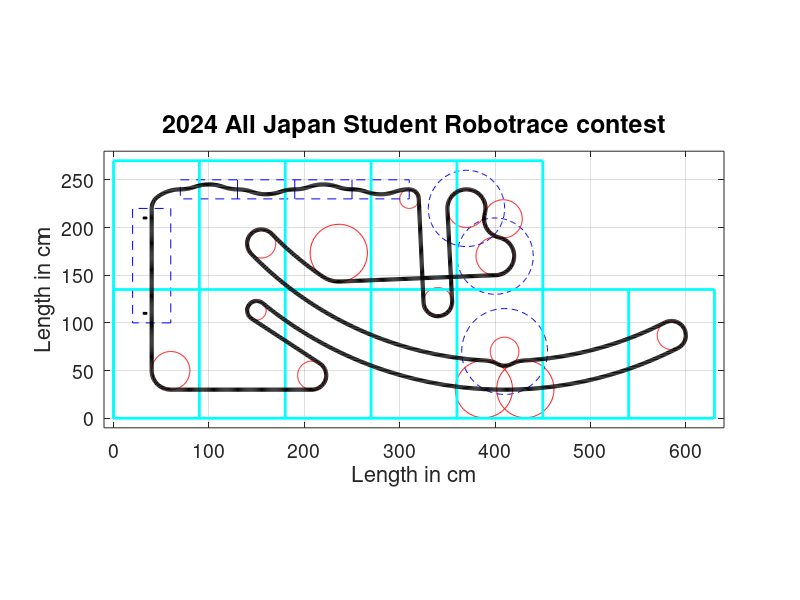

MATLAB code for this plot:
% Data structure
% struct xy, radius, angle: if radius=-1, straight line, otherwise circular
% arc, angle specifies where the point is
% unit: cm, resolution: 1cm
clear;

% Start.x = 40;	Start.y  = 110; Start.r = -1;   Start.ang = 0;
% End.x = 40;   End.y = 210;  End.r = -1; End.ang = 0;

% Start to Point(2), Straight Line
Point(1).x = 40; Point(1).y = 110;   Point(1).r = -1;    
Point(2).x = 60; Point(2).y = 50;   Point(2).r = 20;    
Point(2).ang0 = -pi; Point(2).ang1 = -pi/2;
tempPx0 = Point(1).x;
tempPy0 = Point(1).y;
tempPx1 = Point(2).x+Point(2).r*cos(Point(2).ang0);
tempPy1 = Point(2).y+Point(2).r*sin(Point(2).ang0);
% resolution is 1cm
tPoints = ceil(norm([tempPx0-tempPx1 tempPy0-tempPy1])); 
%Find the length in cm   
xyCourse = [linspace(tempPx0, tempPx1, tPoints)' linspace(tempPy0, tempPy1, tPoints)'];
%Delete last row, the point will be recovered at the next plot 
xyCourse(end,:) = [];	

% Point(2) to Point(3), CCW arc
% resolution is 1cm, total points in theta with radius r would be r*theta,
% and dAngle would be theta/tpoints = theta/ceil(r*theta)
tPoints = ceil(Point(2).r*(Point(2).ang1-Point(2).ang0));
dAngle = (Point(2).ang1-Point(2).ang0)/(tPoints-1); 
angle = (Point(2).ang0):dAngle:Point(2).ang1;
xyCourse = [xyCourse;(Point(2).x+Point(2).r*cos(angle))' (Point(2).y+Point(2).r*sin(angle))'];
xyCourse(end,:) = [];	

% Point(3) to Point(4), Straight Line
Point(3).x = Point(2).x+Point(2).r*cos(Point(2).ang1);
Point(3).y = Point(2).y+Point(2).r*sin(Point(2).ang1);
Point(3).r = -1;
Point(4).x = 208; Point(4).y = 45;   Point(4).r = 15;    Point(4).ang0 = Point(2).ang1;
tempPx0 = Point(3).x;
tempPy0 = Point(3).y;
tempPx1 = Point(4).x+Point(4).r*cos(Point(4).ang0);
tempPy1 = Point(4).y+Point(4).r*sin(Point(4).ang0);
% resolution is 1cm
tPoints = ceil(norm([tempPx0-tempPx1 tempPy0-tempPy1])); 
xyCourse = [xyCourse;linspace(tempPx0, tempPx1, tPoints)' linspace(tempPy0, tempPy1, tPoints)'];
xyCourse(end,:) = [];	

% Point(4) to Point(5), CCW arc
Point(6).x = 150; Point(6).y = 113;   Point(6).r = 10;  
tempAng1 = atan2(Point(6).y-Point(4).y, Point(6).x-Point(4).x);
tempAng2 = asin((Point(6).r+Point(4).r)/norm([Point(6).x-Point(4).x Point(6).y-Point(4).y]));
tempAng = tempAng1+tempAng2-pi/2;
Point(4).ang1 = tempAng;
tPoints = ceil(Point(4).r*(Point(4).ang1-Point(4).ang0));
dAngle = (Point(4).ang1-Point(4).ang0)/(tPoints-1); 
angle = (Point(4).ang0):dAngle:Point(4).ang1;
xyCourse = [xyCourse;(Point(4).x+Point(4).r*cos(angle))' (Point(4).y+Point(4).r*sin(angle))'];
xyCourse(end,:) = [];	

% Point(5) to Point(6), Straight Line
Point(5).x = Point(4).x+Point(4).r*cos(Point(4).ang1);
Point(5).y = Point(4).y+Point(4).r*sin(Point(4).ang1);
Point(5).r = -1;
Point(6).ang0 = Point(4).ang1-pi;
tempPx0 = Point(5).x;
tempPy0 = Point(5).y;
tempPx1 = Point(6).x+Point(6).r*cos(Point(6).ang0);
tempPy1 = Point(6).y+Point(6).r*sin(Point(6).ang0);
% resolution is 1cm
tPoints = ceil(norm([tempPx0-tempPx1 tempPy0-tempPy1])); 
xyCourse = [xyCourse;linspace(tempPx0, tempPx1, tPoints)' linspace(tempPy0, tempPy1, tPoints)'];
xyCourse(end,:) = [];	

% Point(6) to Point(7), CW arc
Point(7).x = 410; Point(7).y = 430;   Point(7).r = 400; 
tempAng1 = atan2(Point(7).y-Point(6).y, Point(7).x-Point(6).x);
Point(6).ang1 = tempAng1-2*pi;
Point(7).ang0 = tempAng1-pi;
tPoints = ceil(Point(6).r*(Point(6).ang0-Point(6).ang1));
dAngle = (Point(6).ang1-Point(6).ang0)/(tPoints-1); 
angle = (Point(6).ang0):dAngle:Point(6).ang1;
xyCourse = [xyCourse;(Point(6).x+Point(6).r*cos(angle))' (Point(6).y+Point(6).r*sin(angle))'];
xyCourse(end,:) = [];	

% Point(7) to Point(8), CCW arc, 
Point(8).x = 585; Point(8).y = 87;   Point(8).r = 15;    
tempAng1 = atan2(Point(8).y-Point(7).y, Point(8).x-Point(7).x);
Point(7).ang1 = tempAng1;
Point(8).ang0 = tempAng1;
Point(8).ang1 = tempAng1+pi;
tPoints = ceil(Point(7).r*(Point(7).ang1-Point(7).ang0));
dAngle = (Point(7).ang1-Point(7).ang0)/(tPoints-1); 
angle = (Point(7).ang0):dAngle:Point(7).ang1;
xyCourse = [xyCourse;(Point(7).x+Point(7).r*cos(angle))' (Point(7).y+Point(7).r*sin(angle))'];
xyCourse(end,:) = [];	

% Point(8) to Point(9), CCW arc
tPoints = ceil(Point(8).r*(Point(8).ang1-Point(8).ang0));
dAngle = (Point(8).ang1-Point(8).ang0)/(tPoints-1); 
angle = (Point(8).ang0):dAngle:Point(8).ang1;
xyCourse = [xyCourse;(Point(8).x+Point(8).r*cos(angle))' (Point(8).y+Point(8).r*sin(angle))'];
xyCourse(end,:) = [];	

% Point(9) to Point(10), CW arc
Point(9).x  = 410; Point(9).y  = 430;  Point(9).r  = 370;   
Point(9).ang0 = Point(8).ang1-pi;
A = acos((400^2+360^2-45^2)/2/400/360);
tempX = 410+400*sin(A); tempY = 430-400*cos(A);
Point(10).x = tempX; Point(10).y = tempY;   
Point(10).r = 30;   
tempAng1 = atan2(Point(9).y-tempY, Point(9).x-tempX);
Point(10).ang0 = tempAng1;
Point(9).ang1 = tempAng1-pi;
tPoints = ceil(Point(9).r*(Point(9).ang0-Point(9).ang1));
dAngle = (Point(9).ang1-Point(9).ang0)/(tPoints-1); 
angle = (Point(9).ang0):dAngle:Point(9).ang1;
xyCourse = [xyCourse;(Point(9).x+Point(9).r*cos(angle))' (Point(9).y+Point(9).r*sin(angle))'];
xyCourse(end,:) = [];	

% Point(10) to Point(11), CCW arc
Point(11).x = 410; Point(11).y = 70;   Point(11).r = 15;  
tempAng1 = atan2(Point(11).y-Point(10).y, Point(11).x-Point(10).x);
Point(10).ang1 = tempAng1;
Point(11).ang0 = tempAng1-pi;
tPoints = ceil(Point(10).r*(Point(10).ang1-Point(10).ang0));
dAngle = (Point(10).ang1-Point(10).ang0)/(tPoints-1); 
angle = (Point(10).ang0):dAngle:Point(10).ang1;
xyCourse = [xyCourse;(Point(10).x+Point(10).r*cos(angle))' (Point(10).y+Point(10).r*sin(angle))'];
xyCourse(end,:) = [];	

% Point(11) to Point(12), CW arc
Point(12).x = 410-(Point(10).x-410); Point(12).y = Point(10).y;   Point(12).r = 30;   
tempAng1 = atan2(Point(12).y-Point(11).y, Point(12).x-Point(11).x);
Point(11).ang1 = tempAng1;
Point(12).ang0 = tempAng1+pi;
tPoints = ceil(Point(11).r*(Point(11).ang0-Point(11).ang1));
dAngle = (Point(11).ang1-Point(11).ang0)/(tPoints-1); 
angle = (Point(11).ang0):dAngle:Point(11).ang1;
xyCourse = [xyCourse;(Point(11).x+Point(11).r*cos(angle))' (Point(11).y+Point(11).r*sin(angle))'];
xyCourse(end,:) = [];	

% Point(12) to Point(13), CCW arc
Point(13).x = 410; Point(13).y = 430;   Point(13).r = 370;   
tempAng1 = atan2(Point(13).y-Point(12).y, Point(13).x-Point(12).x);
Point(12).ang1 = tempAng1;
Point(13).ang0 = tempAng1-pi;
tPoints = ceil(Point(12).r*(Point(12).ang1-Point(12).ang0));
dAngle = (Point(12).ang1-Point(12).ang0)/(tPoints-1); 
angle = (Point(12).ang0):dAngle:Point(12).ang1;
xyCourse = [xyCourse;(Point(12).x+Point(12).r*cos(angle))' (Point(12).y+Point(12).r*sin(angle))'];
xyCourse(end,:) = [];	

% Point(13) to Point(14), CW arc
Point(14).x = 155; Point(14).y = 183;   Point(14).r = 15;   
tempAng1 = atan2(Point(14).y-Point(13).y, Point(14).x-Point(13).x);
Point(13).ang1 = tempAng1;
Point(14).ang0 = tempAng1;
tPoints = ceil(Point(13).r*(Point(13).ang0-Point(13).ang1));
dAngle = (Point(13).ang1-Point(13).ang0)/(tPoints-1); 
angle = (Point(13).ang0):dAngle:Point(13).ang1;
xyCourse = [xyCourse;(Point(13).x+Point(13).r*cos(angle))' (Point(13).y+Point(13).r*sin(angle))'];
xyCourse(end,:) = [];	

% Point(14) to Point(15), CW arc
Point(15).x = 410; Point(15).y = 430;   Point(15).r = 340;   
tempAng1 = atan2(Point(15).y-Point(14).y, Point(15).x-Point(14).x);
Point(14).ang1 = tempAng1-2*pi;
Point(15).ang0 = tempAng1-pi;
tPoints = ceil(Point(14).r*(Point(14).ang0-Point(14).ang1));
dAngle = (Point(14).ang1-Point(14).ang0)/(tPoints-1); 
angle = (Point(14).ang0):dAngle:Point(14).ang1;
xyCourse = [xyCourse;(Point(14).x+Point(14).r*cos(angle))' (Point(14).y+Point(14).r*sin(angle))'];
xyCourse(end,:) = [];	

% Point(15) to Point(16), CCW arc
tempAng1 = atan2(120-Point(15).y, 200-Point(15).x);
Point(16).ang0 = tempAng1;   Point(16).r = 30;
Point(15).ang1 = tempAng1;
Point(16).x = 410+310*cos(tempAng1); 
Point(16).y = 430+310*sin(tempAng1);
tPoints = ceil(Point(15).r*(Point(15).ang1-Point(15).ang0));
dAngle = (Point(15).ang1-Point(15).ang0)/(tPoints-1); 
angle = (Point(15).ang0):dAngle:Point(15).ang1;
xyCourse = [xyCourse;(Point(15).x+Point(15).r*cos(angle))' (Point(15).y+Point(15).r*sin(angle))'];
xyCourse(end,:) = [];	

% Point(16) to Point(17), CCW arc
Point(18).x = 400; Point(18).y = 170;   Point(18).r = 20; 
tempDis1 = norm([Point(18).x-Point(16).x Point(18).y-Point(16).y]);
tempAng1 = atan2(Point(18).y-Point(16).y, Point(18).x-Point(16).x);
tempAng2 = -acos((Point(16).r-Point(18).r)/tempDis1)+tempAng1;
Point(18).ang0 = tempAng2;
Point(16).ang1 = tempAng2;
tPoints = ceil(Point(16).r*(Point(16).ang1-Point(16).ang0));
dAngle = (Point(16).ang1-Point(16).ang0)/(tPoints-1); 
angle = (Point(16).ang0):dAngle:Point(16).ang1;
xyCourse = [xyCourse;(Point(16).x+Point(16).r*cos(angle))' (Point(16).y+Point(16).r*sin(angle))'];
xyCourse(end,:) = [];	

% Point(17) to Point(18), Straight Line
Point(17).x = Point(16).x+Point(16).r*cos(Point(16).ang1); 
Point(17).y = Point(16).y+Point(16).r*sin(Point(16).ang1);   Point(17).r = -1; 
tempPx0 = Point(17).x;
tempPy0 = Point(17).y;
tempPx1 = Point(18).x+Point(18).r*cos(Point(18).ang0);
tempPy1 = Point(18).y+Point(18).r*sin(Point(18).ang0);
% resolution is 1cm
tPoints = ceil(norm([tempPx0-tempPx1 tempPy0-tempPy1])); 
xyCourse = [xyCourse;linspace(tempPx0, tempPx1, tPoints)' linspace(tempPy0, tempPy1, tPoints)'];
xyCourse(end,:) = [];	

% Point(18) to Point(19), CCW arc
Point(20).x = 370; Point(20).y = 220;   Point(20).r = 20; 
tempAng1 = atan2(Point(20).y-Point(18).y, Point(20).x-Point(18).x);
tempDis1 = norm([Point(18).x-Point(20).x Point(18).y-Point(20).y]);
A = (pi-acos((40^2+40^2-tempDis1^2)/2/40/40))/2;
Point(19).r = 20;   Point(19).ang0 = tempAng1-A-pi;
Point(18).ang1 = Point(19).ang0+pi;
Point(19).x = Point(18).x+40*cos(Point(18).ang1);
Point(19).y = Point(18).y+40*sin(Point(18).ang1);
tPoints = ceil(Point(18).r*(Point(18).ang1-Point(18).ang0));
dAngle = (Point(18).ang1-Point(18).ang0)/(tPoints-1); 
angle = (Point(18).ang0):dAngle:Point(18).ang1;
xyCourse = [xyCourse;(Point(18).x+Point(18).r*cos(angle))' (Point(18).y+Point(18).r*sin(angle))'];
xyCourse(end,:) = [];	

% Point(19) to Point(20), CW arc
tempAng1 = atan2(Point(18).y-Point(20).y, Point(18).x-Point(20).x)+pi/4;
Point(20).ang0 = tempAng1;
Point(19).ang1 = tempAng1-pi;
tPoints = ceil(Point(19).r*(Point(19).ang0-Point(19).ang1));
dAngle = (Point(19).ang1-Point(19).ang0)/(tPoints-1); 
angle = (Point(19).ang0):dAngle:Point(19).ang1;
xyCourse = [xyCourse;(Point(19).x+Point(19).r*cos(angle))' (Point(19).y+Point(19).r*sin(angle))'];
xyCourse(end,:) = [];	

% Point(20) to Point(21), CCW arc
Point(22).x = 340; Point(22).y = 122;   Point(22).r = 15;
tempAng1 = atan2(Point(22).y-Point(20).y, Point(22).x-Point(20).x)+2*pi;
tempDis1 = norm([Point(22).x-Point(20).x Point(22).y-Point(20).y]);
tempAng2 = tempAng1 - acos((Point(22).r+Point(20).r)/tempDis1);
Point(20).ang1 = tempAng2;
Point(21).x = Point(20).x+Point(20).r*cos(Point(20).ang1); 
Point(21).y = Point(20).y+Point(20).r*sin(Point(20).ang1);   Point(21).r = -1;
Point(22).ang0 = tempAng2-pi;
tPoints = ceil(Point(20).r*(Point(20).ang1-Point(20).ang0));
dAngle = (Point(20).ang1-Point(20).ang0)/(tPoints-1); 
angle = (Point(20).ang0):dAngle:Point(20).ang1;
xyCourse = [xyCourse;(Point(20).x+Point(20).r*cos(angle))' (Point(20).y+Point(20).r*sin(angle))'];
xyCourse(end,:) = [];	

% Point(21) to Point(22), Straight line
tempPx0 = Point(21).x;
tempPy0 = Point(21).y;
tempPx1 = Point(22).x+Point(22).r*cos(Point(22).ang0);
tempPy1 = Point(22).y+Point(22).r*sin(Point(22).ang0);
% resolution is 1cm
tPoints = ceil(norm([tempPx0-tempPx1 tempPy0-tempPy1])); 
xyCourse = [xyCourse;linspace(tempPx0, tempPx1, tPoints)' linspace(tempPy0, tempPy1, tPoints)'];
xyCourse(end,:) = [];	

% Point(22) to Point(23), CW arc
Point(22).ang1 = Point(22).ang0-pi;
Point(23).x = Point(22).x+Point(22).r*cos(Point(22).ang1);
Point(23).y = Point(22).y+Point(22).r*sin(Point(22).ang1);   Point(23).r = -1;
tPoints = ceil(Point(22).r*(Point(22).ang0-Point(22).ang1));
dAngle = (Point(22).ang1-Point(22).ang0)/(tPoints-1); 
angle = (Point(22).ang0):dAngle:Point(22).ang1;
xyCourse = [xyCourse;(Point(22).x+Point(22).r*cos(angle))' (Point(22).y+Point(22).r*sin(angle))'];
xyCourse(end,:) = [];	

% Point(23) to Point(24), Straight line
Point(24).x = 310; Point(24).y = 230; Point(24).r = 10; Point(24).ang0 = Point(22).ang0;
tempPx0 = Point(23).x;
tempPy0 = Point(23).y;
tempPx1 = Point(24).x+Point(24).r*cos(Point(24).ang0);
tempPy1 = Point(24).y+Point(24).r*sin(Point(24).ang0);
% resolution is 1cm
tPoints = ceil(norm([tempPx0-tempPx1 tempPy0-tempPy1])); 
xyCourse = [xyCourse;linspace(tempPx0, tempPx1, tPoints)' linspace(tempPy0, tempPy1, tPoints)'];
xyCourse(end,:) = [];	

% Point(24) to Point(25), CCW arc
Point(25).x = 310; Point(25).y = 230-35; Point(25).r = 45; 
Point(25).ang0 = pi/2; Point(24).ang1 = Point(25).ang0;
tPoints = ceil(Point(24).r*(Point(24).ang1-Point(24).ang0));
dAngle = (Point(24).ang1-Point(24).ang0)/(tPoints-1); 
angle = (Point(24).ang0):dAngle:Point(24).ang1;
xyCourse = [xyCourse;(Point(24).x+Point(24).r*cos(angle))' (Point(24).y+Point(24).r*sin(angle))'];
xyCourse(end,:) = [];	

% Point(25) to Point(26), CCW arc
rsinAng = (Point(25).x-250)/4;
tempAng1 = asin(rsinAng/Point(25).r);
Point(25).ang1 = tempAng1+pi/2;
Point(26).x = Point(25).x + 2*Point(25).r*cos(Point(25).ang1); 
Point(26).y = Point(25).y + 2*Point(25).r*sin(Point(25).ang1); 
Point(26).r = 45; Point(26).ang0 = tempAng1+pi/2-pi;
tPoints = ceil(Point(25).r*(Point(25).ang1-Point(25).ang0));
dAngle = (Point(25).ang1-Point(25).ang0)/(tPoints-1); 
angle = (Point(25).ang0):dAngle:Point(25).ang1;
xyCourse = [xyCourse;(Point(25).x+Point(25).r*cos(angle))' (Point(25).y+Point(25).r*sin(angle))'];
xyCourse(end,:) = [];	

% Point(26) to Point(27), CW arc
rsinAng = (Point(25).x-250)/4;
tempAng1 = asin(rsinAng/Point(25).r);
Point(27).ang0 = Point(26).ang0 - 2*tempAng1 + pi;
Point(26).ang1 = Point(27).ang0-pi;
Point(27).x = Point(26).x + 2*Point(26).r*cos(Point(26).ang1); 
Point(27).y = Point(26).y + 2*Point(26).r*sin(Point(26).ang1); 
Point(27).r = 45; 
tPoints = ceil(Point(26).r*(Point(26).ang0-Point(26).ang1));
dAngle = (Point(26).ang1-Point(26).ang0)/(tPoints-1); 
angle = (Point(26).ang0):dAngle:Point(26).ang1;
xyCourse = [xyCourse;(Point(26).x+Point(26).r*cos(angle))' (Point(26).y+Point(26).r*sin(angle))'];
xyCourse(end,:) = [];	

% Point(27) to Point(28), CCW arc
Point(28).ang0 = -pi/2; Point(28).r = 45;
Point(27).ang1 = pi/2;
Point(28).x = Point(27).x; 
Point(28).y = Point(27).y + 2*Point(27).r; 
tPoints = ceil(Point(27).r*(Point(27).ang1-Point(27).ang0));
dAngle = (Point(27).ang1-Point(27).ang0)/(tPoints-1); 
angle = (Point(27).ang0):dAngle:Point(27).ang1;
xyCourse = [xyCourse;(Point(27).x+Point(27).r*cos(angle))' (Point(27).y+Point(27).r*sin(angle))'];
xyCourse(end,:) = [];	

% Point(28) to Point(29), CW arc
rsinAng = (Point(28).x-190)/4;
tempAng1 = asin(rsinAng/Point(28).r);
Point(28).ang1 = -tempAng1-pi/2;
Point(29).x = Point(28).x + 2*Point(28).r*cos(Point(28).ang1); 
Point(29).y = Point(28).y + 2*Point(28).r*sin(Point(28).ang1); 
Point(29).r = 45; Point(29).ang0 = -tempAng1-pi/2+pi;
Point(29).ang1 = Point(29).ang0 + 2*tempAng1;
tPoints = ceil(Point(28).r*(Point(28).ang0-Point(28).ang1));
dAngle = (Point(28).ang1-Point(28).ang0)/(tPoints-1); 
angle = (Point(28).ang0):dAngle:Point(28).ang1;
xyCourse = [xyCourse;(Point(28).x+Point(28).r*cos(angle))' (Point(28).y+Point(28).r*sin(angle))'];
xyCourse(end,:) = [];	

% Point(29) to Point(30), CCW arc
rsinAng = (Point(28).x-190)/4;
tempAng1 = asin(rsinAng/Point(28).r);
Point(30).ang0 = Point(29).ang0 + 2*tempAng1 - pi;
Point(30).ang1 = Point(30).ang0 - tempAng1;
Point(30).x = Point(29).x + 2*Point(29).r*cos(Point(29).ang0 + 2*tempAng1); 
Point(30).y = Point(29).y + 2*Point(29).r*sin(Point(29).ang0 + 2*tempAng1); 
Point(30).r = 45; 
tPoints = ceil(Point(29).r*(Point(29).ang1-Point(29).ang0));
dAngle = (Point(29).ang1-Point(29).ang0)/(tPoints-1); 
angle = (Point(29).ang0):dAngle:Point(29).ang1;
xyCourse = [xyCourse;(Point(29).x+Point(29).r*cos(angle))' (Point(29).y+Point(29).r*sin(angle))'];
xyCourse(end,:) = [];	

% Point(30) to Point(31), CW arc
rsinAng = (Point(28).x-190)/4;
tempAng1 = asin(rsinAng/Point(28).r);
Point(31).ang0 = Point(30).ang0 - tempAng1 + pi;
Point(31).ang1 = Point(31).ang0 + tempAng1;
Point(31).x = Point(30).x + 2*Point(30).r*cos(Point(30).ang0 - tempAng1); 
Point(31).y = Point(30).y + 2*Point(30).r*sin(Point(30).ang0 - tempAng1); 
Point(31).r = 45; 
tPoints = ceil(Point(30).r*(Point(30).ang0-Point(30).ang1));
dAngle = (Point(30).ang1-Point(30).ang0)/(tPoints-1); 
angle = (Point(30).ang0):dAngle:Point(30).ang1;
xyCourse = [xyCourse;(Point(30).x+Point(30).r*cos(angle))' (Point(30).y+Point(30).r*sin(angle))'];
xyCourse(end,:) = [];	

% Point(31) to Point(32), CCW arc
tPoints = ceil(Point(31).r*(Point(31).ang1-Point(31).ang0));
dAngle = (Point(31).ang1-Point(31).ang0)/(tPoints-1); 
angle = (Point(31).ang0):dAngle:Point(31).ang1;
xyCourse = [xyCourse;(Point(31).x+Point(31).r*cos(angle))' (Point(31).y+Point(31).r*sin(angle))'];
xyCourse(end,:) = [];	

% Point(32) to Point(33), CW arc
rsinAng = (Point(31).x-130)/4;
tempAng1 = asin(rsinAng/Point(31).r);
Point(32).ang0 = Point(31).ang0 + tempAng1 - pi;
Point(32).ang1 = Point(32).ang0 - 2*tempAng1;
Point(32).x = Point(31).x + 2*Point(31).r*cos(Point(31).ang0 + tempAng1); 
Point(32).y = Point(31).y + 2*Point(31).r*sin(Point(31).ang0 + tempAng1); 
Point(32).r = 45; 
tPoints = ceil(Point(32).r*(Point(32).ang0-Point(32).ang1));
dAngle = (Point(32).ang1-Point(32).ang0)/(tPoints-1); 
angle = (Point(32).ang0):dAngle:Point(32).ang1;
xyCourse = [xyCourse;(Point(32).x+Point(32).r*cos(angle))' (Point(32).y+Point(32).r*sin(angle))'];
xyCourse(end,:) = [];	

% Point(33) to Point(34), CCW arc
rsinAng = (Point(31).x-130)/4;
tempAng1 = asin(rsinAng/Point(31).r);
Point(33).ang0 = Point(32).ang0 - 2*tempAng1 + pi;
Point(33).ang1 = Point(33).ang0 + tempAng1;
Point(33).x = Point(32).x + 2*Point(32).r*cos(Point(32).ang0 - 2*tempAng1); 
Point(33).y = Point(32).y + 2*Point(32).r*sin(Point(32).ang0 - 2*tempAng1); 
Point(33).r = 45; 
tPoints = ceil(Point(33).r*(Point(33).ang1-Point(33).ang0));
dAngle = (Point(33).ang1-Point(33).ang0)/(tPoints-1); 
angle = (Point(33).ang0):dAngle:Point(33).ang1;
xyCourse = [xyCourse;(Point(33).x+Point(33).r*cos(angle))' (Point(33).y+Point(33).r*sin(angle))'];
xyCourse(end,:) = [];	

% Point(34) to Point(35), CW arc
rsinAng = (Point(31).x-130)/4;
Point(34).r = 45; 
tempAng1 = asin(rsinAng/Point(34).r);
Point(34).ang0 = Point(33).ang1 - pi;
Point(34).ang1 = Point(34).ang0 - tempAng1;
Point(34).x = Point(33).x + 2*Point(33).r*cos(Point(33).ang0 + tempAng1); 
Point(34).y = Point(33).y + 2*Point(33).r*sin(Point(33).ang0 + tempAng1); 
tPoints = ceil(Point(34).r*(Point(34).ang0-Point(34).ang1));
dAngle = (Point(34).ang1-Point(34).ang0)/(tPoints-1); 
angle = (Point(34).ang0):dAngle:Point(34).ang1;
xyCourse = [xyCourse;(Point(34).x+Point(34).r*cos(angle))' (Point(34).y+Point(34).r*sin(angle))'];
xyCourse(end,:) = [];	

% Point(35) to Point(36), CCW arc
rsinAng = (Point(34).x-70)/4;
tempAng1 = asin(rsinAng/Point(34).r);
Point(35).ang0 = Point(34).ang1 + pi;
Point(35).ang1 = Point(35).ang0 + 2*tempAng1;
Point(35).x = Point(34).x + 2*Point(34).r*cos(Point(34).ang0 - tempAng1); 
Point(35).y = Point(34).y + 2*Point(34).r*sin(Point(34).ang0 - tempAng1); 
Point(35).r = 45; 
tPoints = ceil(Point(35).r*(Point(35).ang1-Point(35).ang0));
dAngle = (Point(35).ang1-Point(35).ang0)/(tPoints-1); 
angle = (Point(35).ang0):dAngle:Point(35).ang1;
xyCourse = [xyCourse;(Point(35).x+Point(35).r*cos(angle))' (Point(35).y+Point(35).r*sin(angle))'];
xyCourse(end,:) = [];	

% Point(36) to Point(37), CW arc
rsinAng = (Point(34).x-70)/4;
tempAng1 = asin(rsinAng/Point(34).r);
Point(36).ang0 = Point(35).ang1 - pi;
Point(36).ang1 = Point(36).ang0 - tempAng1;
Point(36).x = Point(35).x + 2*Point(35).r*cos(Point(35).ang0 + 2*tempAng1); 
Point(36).y = Point(35).y + 2*Point(35).r*sin(Point(35).ang0 + 2*tempAng1); 
Point(36).r = 45; 
tPoints = ceil(Point(36).r*(Point(36).ang0-Point(36).ang1));
dAngle = (Point(36).ang1-Point(36).ang0)/(tPoints-1); 
angle = (Point(36).ang0):dAngle:Point(36).ang1;
xyCourse = [xyCourse;(Point(36).x+Point(36).r*cos(angle))' (Point(36).y+Point(36).r*sin(angle))'];
xyCourse(end,:) = [];	

% Point(37) to Point(38), CCW arc
Point(37).x = 70; Point(37).y = 200; Point(37).r = 40;
Point(38).x = 55; Point(38).y = 220; Point(38).r = 15;
Point(37).ang0 = Point(36).ang1 + pi;
tempAng1 = atan2(Point(38).y-Point(37).y, Point(38).x-Point(37).x);
Point(37).ang1 = tempAng1;
tPoints = ceil(Point(37).r*(Point(37).ang1-Point(37).ang0));
dAngle = (Point(37).ang1-Point(37).ang0)/(tPoints-1); 
angle = (Point(37).ang0):dAngle:Point(37).ang1;
xyCourse = [xyCourse;(Point(37).x+Point(37).r*cos(angle))' (Point(37).y+Point(37).r*sin(angle))'];
xyCourse(end,:) = [];	
% Point(38) to Point(39), CCW arc
Point(38).ang0 = tempAng1;
Point(38).ang1 = pi;
tPoints = ceil(Point(38).r*(Point(38).ang1-Point(38).ang0));
dAngle = (Point(38).ang1-Point(38).ang0)/(tPoints-1); 
angle = (Point(38).ang0):dAngle:Point(38).ang1;
xyCourse = [xyCourse;(Point(38).x+Point(38).r*cos(angle))' (Point(38).y+Point(38).r*sin(angle))'];
xyCourse(end,:) = [];	

% Point(39) to Stop, Straight line
Point(39).x = Point(38).x + Point(38).r*cos(Point(38).ang1);
Point(39).y = Point(38).y + Point(38).r*sin(Point(38).ang1); 
Point(39).r = -1;
Point(40).x = 40; Point(40).y = 210; Point(40).r = -1;
tempPx0 = Point(39).x;
tempPy0 = Point(39).y;
tempPx1 = Point(40).x;
tempPy1 = Point(40).y;
% resolution is 1cm
tPoints = ceil(norm([tempPx0-tempPx1 tempPy0-tempPy1])); 
xyCourse = [xyCourse;linspace(tempPx0, tempPx1, tPoints)' linspace(tempPy0, tempPy1, tPoints)'];
xyCourse(end,:) = [];	

% Stop to Start, Straight line
tempPx0 = Point(40).x;
tempPy0 = Point(40).y;
tempPx1 = Point(1).x;
tempPy1 = Point(1).y;
% resolution is 1cm
tPoints = ceil(norm([tempPx0-tempPx1 tempPy0-tempPy1])); 
xyCourse = [xyCourse;linspace(tempPx0, tempPx1, tPoints)' linspace(tempPy0, tempPy1, tPoints)'];
% xyCourse(end,:) = [];	

% plot the reference circles
f = figure(1);
set(f, 'color', 'white');
set(f, 'Units', 'Normalized', 'OuterPosition', [0, 0.04, 0.9, 0.8]);
theta = 0:pi/100:2*pi;
plot(Point(2).x+Point(2).r*cos(theta), Point(2).y+Point(2).r*sin(theta), 'r'); hold;
plot(Point(4).x+Point(4).r*cos(theta), Point(4).y+Point(4).r*sin(theta), 'r'); 
plot(Point(6).x+Point(6).r*cos(theta), Point(6).y+Point(6).r*sin(theta), 'r'); 
plot(Point(8).x+Point(8).r*cos(theta), Point(8).y+Point(8).r*sin(theta), 'r'); 
plot(Point(10).x+Point(10).r*cos(theta), Point(10).y+Point(10).r*sin(theta), 'r'); 
plot(Point(11).x+Point(11).r*cos(theta), Point(11).y+Point(11).r*sin(theta), 'r'); 
plot(Point(11).x+3*Point(11).r*cos(theta), Point(11).y+3*Point(11).r*sin(theta), 'b--'); 
plot(Point(12).x+Point(12).r*cos(theta), Point(12).y+Point(12).r*sin(theta), 'r'); 
plot(Point(14).x+Point(14).r*cos(theta), Point(14).y+Point(14).r*sin(theta), 'r'); 
plot(Point(16).x+Point(16).r*cos(theta), Point(16).y+Point(16).r*sin(theta), 'r'); 
plot(Point(18).x+Point(18).r*cos(theta), Point(18).y+Point(18).r*sin(theta), 'r'); 
plot(Point(18).x+2*Point(18).r*cos(theta), Point(18).y+2*Point(18).r*sin(theta), 'b--'); 
plot(Point(19).x+Point(19).r*cos(theta), Point(19).y+Point(19).r*sin(theta), 'r'); 
plot(Point(20).x+Point(20).r*cos(theta), Point(20).y+Point(20).r*sin(theta), 'r'); 
plot(Point(20).x+2*Point(20).r*cos(theta), Point(20).y+2*Point(20).r*sin(theta), 'b--'); 
plot(Point(22).x+Point(22).r*cos(theta), Point(22).y+Point(22).r*sin(theta), 'r');
plot(Point(24).x+Point(24).r*cos(theta), Point(24).y+Point(24).r*sin(theta), 'r');
% plot(Point(37).x+Point(37).r*cos(theta), Point(37).y+Point(37).r*sin(theta), 'r');
% plot(Point(38).x+Point(38).r*cos(theta), Point(38).y+Point(38).r*sin(theta), 'r');

plot([310 310 70 70 310], [230 250 250 230 230], 'b--');
plot([250 250], [230 250], 'b');
plot([190 190], [230 250], 'b');
plot([130 130], [230 250], 'b');

% Start and Stop prompt
rectangle('Position',[31 109 4 2], 'FaceColor','k');
rectangle('Position',[31 209 4 2], 'FaceColor','k');
rectangle('Position',[20 100 40 120], 'EdgeColor', 'b', 'LineStyle', '--');

% Plot board boundaries
plot([0 630 630 0 0], [0 0 135 135 0], 'c', 'LineWidth',2);
plot([0 0 450 450], [0 270 270 0], 'c', 'LineWidth',2);
plot([90 90], [0 270], 'c', 'LineWidth',2);
plot([180 180], [0 270], 'c', 'LineWidth',2);
plot([270 270], [0 270], 'c', 'LineWidth',2);
plot([360 360], [0 270], 'c', 'LineWidth',2);
plot([540 540], [0 135], 'c', 'LineWidth',2);

% plot the course
plot(xyCourse(:,1), xyCourse(:,2),'k', 'LineWidth',3);hold;
axis([-10 640 -10 280]); grid;
set(gca,'DataAspectRatio',[1 1 1]);
set(gca,'FontSize',14);
title('2024 All Japan Student Robotrace contest', 'fontsize',18);
xlabel('Length in cm', 'fontsize',16);
ylabel('Length in cm', 'fontsize',16);